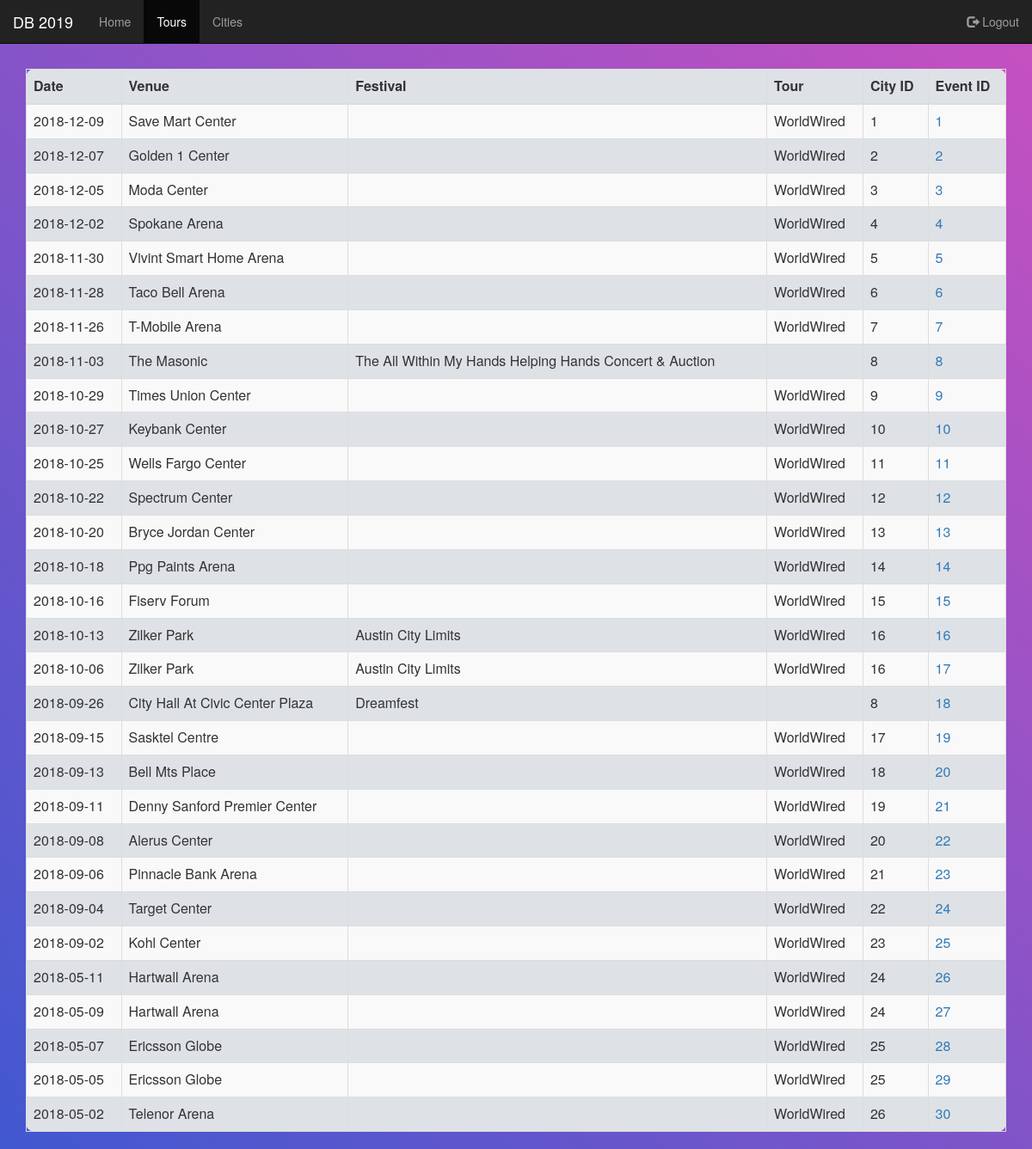
Screenshot of /Website/tours.php (signed in) with the database file from the repository.
### tables this page shows
CREATE TABLE `event_url` (
  `event_id` int(11) NOT NULL,
  `URL` varchar(75) NOT NULL,
  PRIMARY KEY (`URL`),
  KEY `fk_event_url_tour1_idx` (`event_id`),
  CONSTRAINT `fk_event_url_tour1` FOREIGN KEY (`event_id`) REFERENCES `tour` (`event_id`)
);

CREATE TABLE `tour` (
                        `date` date NOT NULL,
                        `venue` varchar(61) DEFAULT NULL,
                        `festival` varchar(55) DEFAULT NULL,
                        `latitude` varchar(36) NOT NULL,
                        `longitude` varchar(20) NOT NULL,
                        `tour` varchar(36) DEFAULT NULL,
                        `set_length` decimal(3,1) DEFAULT NULL,
                        `has_doodle` varchar(5) NOT NULL,
                        `has_medley` varchar(5) NOT NULL,
                        `event_id` int(11) NOT NULL AUTO_INCREMENT,
                        `city_id` int(11) NOT NULL DEFAULT '1',
                        PRIMARY KEY (`event_id`),
                        KEY `fk_tour_city1_idx` (`city_id`),
                        CONSTRAINT `fk_tour_city1` FOREIGN KEY (`city_id`) REFERENCES `city` (`city_id`)
);

### Website/tours.php (the view, shortened to what this page needs)
<html>
<head>
<link rel="stylesheet" href="https://maxcdn.bootstrapcdn.com/bootstrap/3.4.0/css/bootstrap.min.css">
<link rel="stylesheet" type="text/css" href="animations.css">
</head>
<body style="background-color: #c850c0;background: -webkit-linear-gradient(45deg, #4158d0, #c850c0);background: -o-linear-gradient(45deg, #4158d0, #c850c0);background: -moz-linear-gradient(45deg, #4158d0, #c850c0);background: linear-gradient(45deg, #4158d0, #c850c0);">
	<nav class="navbar navbar-inverse navbar-fixed-top">
		<div class="container-fluid">
			<div class="navbar-header">
				<a class="navbar-brand" href="#">DB 2019</a>
			</div>
			<ul class="nav navbar-nav">
				<li><a href="home.php">Home</a></li>
				<li class="active"><a href="#">Tours</a></li>
				<li><a href="city.php">Cities</a></li>
			</ul>
			<ul class="nav navbar-nav navbar-right">
      	<li><a href="logout.php"><span class="glyphicon glyphicon-log-out"></span> Logout</a></li>
    </ul>
		</div>
	</nav>
<br><br><br><br>
<div class="limiter">
<div class="container">
	<div class="wrapper fadeInDown">
<?php
	include("credentials.php");
	$conn = mysqli_connect($servername, $username, $password, $dbname);
	$sql = "SELECT * FROM tour JOIN event_url ON tour.event_id = event_url.event_id LIMIT 30";
	$result = mysqli_query($conn, $sql);
	if(!isset($_SESSION["login"])){
		header("Location:letmein.php");
	}
	else {
		if ($result->num_rows > 0) {
			echo "<table class=\"table table-dark table-striped table-bordered table-hover table-sm table-responsive\" style=\"background-color: #dee2e6;-webkit-border-radius: 10px 10px 10px 10px;border-radius: 10px 10px 10px 10px;\"><thead class=\"bg-dark text-light\"><tr><th>Date</th><th>Venue</th><th>Festival</th><th>Tour</th><th>City ID</th><th>Event ID</th></tr></thead><tbody>";
			while($row = $result->fetch_assoc()) {
				echo "<tr><td>".$row["date"]."</td><td>".$row["venue"]."</td><td>".$row["festival"]."</td><td>".$row["tour"]."</td><td>".$row["city_id"]."</td><td><a href=\"".$row["URL"]."\" target=\"_blank\">".$row["event_id"]."</td></tr>";
			}
			echo "</tbody></table>";
		} else {
			echo "0 result";
		}
	}
?>
	</div>
</div>
</div>
</body>
</html>

### Website/css/animations.css (style rules this page uses)
.fadeInDown { -webkit-animation-name: fadeInDown; animation-name: fadeInDown; -webkit-animation-duration: 1s; animation-duration: 1s; -webkit-animation-fill-mode: both; animation-fill-mode: both; }

### rows the page displays
event_url: event.date "2018-12-09", event.venue "Save Mart Center", event.tour "WorldWired", event.city_id "1", event "1"
event_url: event.date "2018-12-07", event.venue "Golden 1 Center", event.tour "WorldWired", event.city_id "2", event "2"
event_url: event.date "2018-12-05", event.venue "Moda Center", event.tour "WorldWired", event.city_id "3", event "3"
event_url: event.date "2018-12-02", event.venue "Spokane Arena", event.tour "WorldWired", event.city_id "4", event "4"
event_url: event.date "2018-11-30", event.venue "Vivint Smart Home Arena", event.tour "WorldWired", event.city_id "5", event "5"
event_url: event.date "2018-11-28", event.venue "Taco Bell Arena", event.tour "WorldWired", event.city_id "6", event "6"
event_url: event.date "2018-11-26", event.venue "T-Mobile Arena", event.tour "WorldWired", event.city_id "7", event "7"
event_url: event.date "2018-11-03", event.venue "The Masonic", event.festival "The All Within My Hands Helping Hands Concert & Auction", event.city_id "8", event "8"
event_url: event.date "2018-10-29", event.venue "Times Union Center", event.tour "WorldWired", event.city_id "9", event "9"
event_url: event.date "2018-10-27", event.venue "Keybank Center", event.tour "WorldWired", event.city_id "10", event "10"
event_url: event.date "2018-10-25", event.venue "Wells Fargo Center", event.tour "WorldWired", event.city_id "11", event "11"
event_url: event.date "2018-10-22", event.venue "Spectrum Center", event.tour "WorldWired", event.city_id "12", event "12"
event_url: event.date "2018-10-20", event.venue "Bryce Jordan Center", event.tour "WorldWired", event.city_id "13", event "13"
event_url: event.date "2018-10-18", event.venue "Ppg Paints Arena", event.tour "WorldWired", event.city_id "14", event "14"
event_url: event.date "2018-10-16", event.venue "Fiserv Forum", event.tour "WorldWired", event.city_id "15", event "15"
event_url: event.date "2018-10-13", event.venue "Zilker Park", event.festival "Austin City Limits", event.tour "WorldWired", event.city_id "16", event "16"
event_url: event.date "2018-10-06", event.venue "Zilker Park", event.festival "Austin City Limits", event.tour "WorldWired", event.city_id "16", event "17"
event_url: event.date "2018-09-26", event.venue "City Hall At Civic Center Plaza", event.festival "Dreamfest", event.city_id "8", event "18"
event_url: event.date "2018-09-15", event.venue "Sasktel Centre", event.tour "WorldWired", event.city_id "17", event "19"
event_url: event.date "2018-09-13", event.venue "Bell Mts Place", event.tour "WorldWired", event.city_id "18", event "20"
event_url: event.date "2018-09-11", event.venue "Denny Sanford Premier Center", event.tour "WorldWired", event.city_id "19", event "21"
event_url: event.date "2018-09-08", event.venue "Alerus Center", event.tour "WorldWired", event.city_id "20", event "22"
event_url: event.date "2018-09-06", event.venue "Pinnacle Bank Arena", event.tour "WorldWired", event.city_id "21", event "23"
event_url: event.date "2018-09-04", event.venue "Target Center", event.tour "WorldWired", event.city_id "22", event "24"
event_url: event.date "2018-09-02", event.venue "Kohl Center", event.tour "WorldWired", event.city_id "23", event "25"
event_url: event.date "2018-05-11", event.venue "Hartwall Arena", event.tour "WorldWired", event.city_id "24", event "26"
event_url: event.date "2018-05-09", event.venue "Hartwall Arena", event.tour "WorldWired", event.city_id "24", event "27"
event_url: event.date "2018-05-07", event.venue "Ericsson Globe", event.tour "WorldWired", event.city_id "25", event "28"
event_url: event.date "2018-05-05", event.venue "Ericsson Globe", event.tour "WorldWired", event.city_id "25", event "29"
event_url: event.date "2018-05-02", event.venue "Telenor Arena", event.tour "WorldWired", event.city_id "26", event "30"
